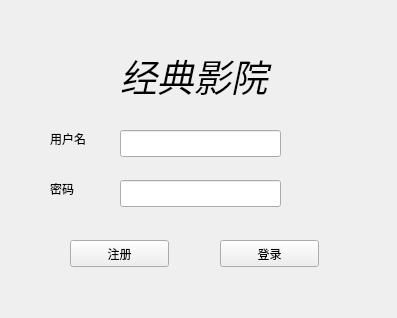
<?xml version="1.0" encoding="UTF-8"?>
<ui version="4.0">
 <class>Form</class>
 <widget class="QWidget" name="Form">
  <property name="geometry">
   <rect>
    <x>0</x>
    <y>0</y>
    <width>397</width>
    <height>318</height>
   </rect>
  </property>
  <property name="windowTitle">
   <string>Form</string>
  </property>
  <widget class="QLineEdit" name="id">
   <property name="geometry">
    <rect>
     <x>120</x>
     <y>130</y>
     <width>161</width>
     <height>27</height>
    </rect>
   </property>
   <property name="text">
    <string/>
   </property>
  </widget>
  <widget class="QLineEdit" name="pass">
   <property name="geometry">
    <rect>
     <x>120</x>
     <y>180</y>
     <width>161</width>
     <height>27</height>
    </rect>
   </property>
  </widget>
  <widget class="QLabel" name="Title">
   <property name="geometry">
    <rect>
     <x>120</x>
     <y>30</y>
     <width>161</width>
     <height>91</height>
    </rect>
   </property>
   <property name="font">
    <font>
     <family>URW Bookman L</family>
     <pointsize>28</pointsize>
     <italic>true</italic>
    </font>
   </property>
   <property name="layoutDirection">
    <enum>Qt::RightToLeft</enum>
   </property>
   <property name="text">
    <string>经典影院</string>
   </property>
  </widget>
  <widget class="QLabel" name="idlabel">
   <property name="geometry">
    <rect>
     <x>50</x>
     <y>130</y>
     <width>67</width>
     <height>17</height>
    </rect>
   </property>
   <property name="text">
    <string>用户名</string>
   </property>
  </widget>
  <widget class="QLabel" name="passlabel">
   <property name="geometry">
    <rect>
     <x>50</x>
     <y>180</y>
     <width>67</width>
     <height>17</height>
    </rect>
   </property>
   <property name="text">
    <string>密码</string>
   </property>
  </widget>
  <widget class="QPushButton" name="login">
   <property name="geometry">
    <rect>
     <x>220</x>
     <y>240</y>
     <width>99</width>
     <height>27</height>
    </rect>
   </property>
   <property name="text">
    <string>登录</string>
   </property>
  </widget>
  <widget class="QPushButton" name="register_2">
   <property name="geometry">
    <rect>
     <x>70</x>
     <y>240</y>
     <width>99</width>
     <height>27</height>
    </rect>
   </property>
   <property name="text">
    <string>注册</string>
   </property>
  </widget>
 </widget>
 <resources/>
 <connections/>
</ui>
